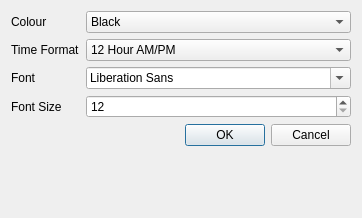
<?xml version="1.0" encoding="UTF-8"?>
<ui version="4.0">
 <class>prefrences</class>
 <widget class="QDialog" name="prefrences">
  <property name="geometry">
   <rect>
    <x>0</x>
    <y>0</y>
    <width>362</width>
    <height>218</height>
   </rect>
  </property>
  <property name="windowTitle">
   <string>Preferences</string>
  </property>
  <layout class="QFormLayout" name="formLayout">
   <item row="0" column="0">
    <widget class="QLabel" name="colorLabel">
     <property name="text">
      <string>Colour</string>
     </property>
    </widget>
   </item>
   <item row="0" column="1">
    <widget class="QComboBox" name="colorSelect">
     <item>
      <property name="text">
       <string>Black</string>
      </property>
     </item>
     <item>
      <property name="text">
       <string>Red</string>
      </property>
     </item>
     <item>
      <property name="text">
       <string>Blue</string>
      </property>
     </item>
     <item>
      <property name="text">
       <string>Green</string>
      </property>
     </item>
     <item>
      <property name="text">
       <string>Yellow</string>
      </property>
     </item>
     <item>
      <property name="text">
       <string>Purple</string>
      </property>
     </item>
     <item>
      <property name="text">
       <string>Pink</string>
      </property>
     </item>
    </widget>
   </item>
   <item row="1" column="0">
    <widget class="QLabel" name="timeLabel">
     <property name="text">
      <string>Time Format</string>
     </property>
    </widget>
   </item>
   <item row="1" column="1">
    <widget class="QComboBox" name="timeFormatSelect">
     <item>
      <property name="text">
       <string>12 Hour AM/PM</string>
      </property>
     </item>
     <item>
      <property name="text">
       <string>24 Hour</string>
      </property>
     </item>
    </widget>
   </item>
   <item row="6" column="1">
    <widget class="QDialogButtonBox" name="buttonBox">
     <property name="orientation">
      <enum>Qt::Horizontal</enum>
     </property>
     <property name="standardButtons">
      <set>QDialogButtonBox::Cancel|QDialogButtonBox::Ok</set>
     </property>
    </widget>
   </item>
   <item row="3" column="1">
    <widget class="QFontComboBox" name="fontComboBox"/>
   </item>
   <item row="3" column="0">
    <widget class="QLabel" name="fontLabel">
     <property name="text">
      <string>Font</string>
     </property>
    </widget>
   </item>
   <item row="5" column="0">
    <widget class="QLabel" name="fontSizeLabel">
     <property name="text">
      <string>Font Size</string>
     </property>
    </widget>
   </item>
   <item row="5" column="1">
    <widget class="QSpinBox" name="fontSizeSpinBox">
     <property name="minimum">
      <number>12</number>
     </property>
    </widget>
   </item>
  </layout>
 </widget>
 <resources/>
 <connections>
  <connection>
   <sender>buttonBox</sender>
   <signal>accepted()</signal>
   <receiver>prefrences</receiver>
   <slot>accept()</slot>
   <hints>
    <hint type="sourcelabel">
     <x>248</x>
     <y>254</y>
    </hint>
    <hint type="destinationlabel">
     <x>157</x>
     <y>274</y>
    </hint>
   </hints>
  </connection>
  <connection>
   <sender>buttonBox</sender>
   <signal>rejected()</signal>
   <receiver>prefrences</receiver>
   <slot>reject()</slot>
   <hints>
    <hint type="sourcelabel">
     <x>316</x>
     <y>260</y>
    </hint>
    <hint type="destinationlabel">
     <x>286</x>
     <y>274</y>
    </hint>
   </hints>
  </connection>
 </connections>
</ui>
